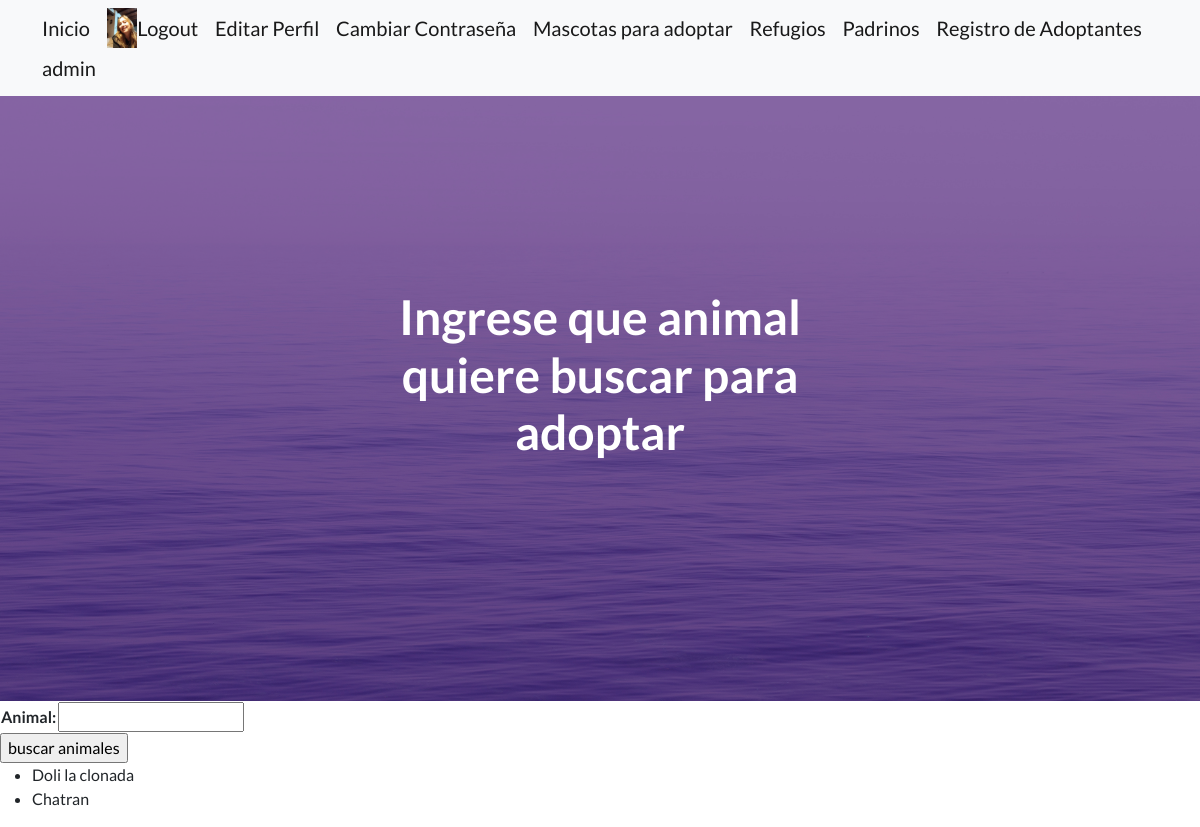
/busqueda/ (signed in), run on an earlier commit of the app's database.
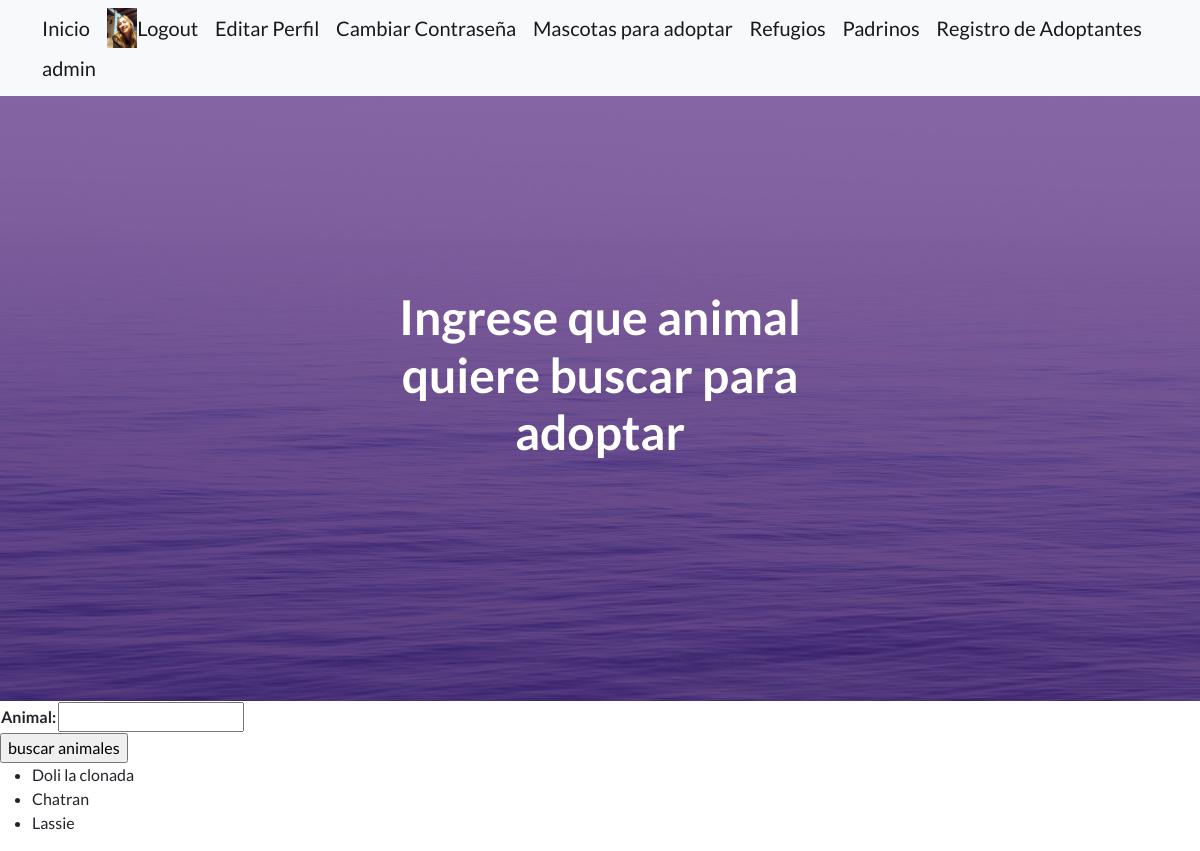
And on a later commit of the database.
### DogsApp/models.py (models this page shows)
class Adoptado(models.Model):
    animal=models.CharField(max_length=15)
    nombre= models.CharField(max_length=15)
    edad= models.CharField(max_length=2, default=0,blank=True)
    foto=models.ImageField(upload_to="fotos_adoptados", null=True, blank=True)

### DogsApp/views.py (the view)
# urls.py: path("busqueda/",busquedaview,name="busqueda adoptado"),
def busquedaview(request):
    if request.method == "GET":
        candidato=formbusqueda_adoptado(request.GET)
        if candidato.is_valid():
          animal_a_buscar = candidato.cleaned_data.get("animal")
          animales_encontrados=Adoptado.objects.filter(animal__icontains=animal_a_buscar)
    else:
        animales_encontrados=Adoptado.objects.all
    candidato = formbusqueda_adoptado()
    return render(request,"temp_app/buscar_dog.html", {"candidato":candidato,"animales_encontrados":animales_encontrados})

### DogsApp/forms.py
class formbusqueda_adoptado(forms.Form):
   animal = forms.CharField(max_length=15, required=False)

### DogsApp/templates/temp_app/buscar_dog.html (shortened to what this page needs)
{% extends "padre/padre.html" %}
{% block main %}
<form action ="">
    <table>
        {{candidato}}
    </table>
    <input type = "submit" value="buscar animales">
<form >
{% if animales_encontrados%}
<ul>
    {% for animal in animales_encontrados %}
    <li>{{animal.nombre}} </li>
    {% endfor %}
{% else %}
<p> No hay ningún animal de ese tipo disponible para adopción </p>
{% endif %}
{% endblock main %}
{% block centro %}
Ingrese que animal quiere buscar para adoptar <Base></Base>
{%endblock centro %}

What changed in the data, as far as the page shows it:
added Adoptado: nombre "Lassie"
